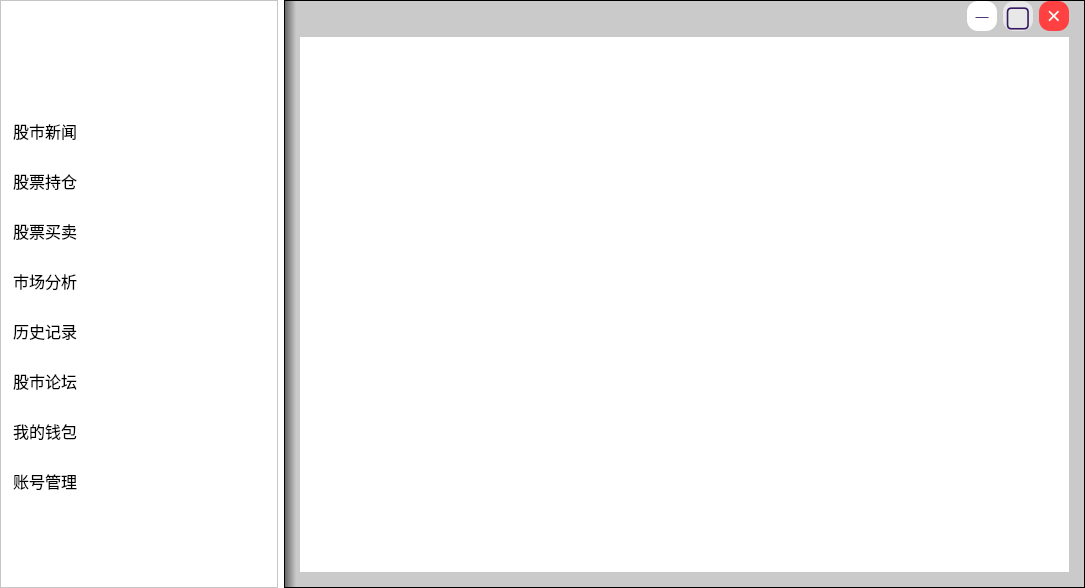
<?xml version="1.0" encoding="UTF-8"?>
<ui version="4.0">
 <class>mainprogram</class>
 <widget class="QWidget" name="mainprogram">
  <property name="geometry">
   <rect>
    <x>0</x>
    <y>0</y>
    <width>1085</width>
    <height>588</height>
   </rect>
  </property>
  <property name="minimumSize">
   <size>
    <width>820</width>
    <height>517</height>
   </size>
  </property>
  <property name="maximumSize">
   <size>
    <width>1600</width>
    <height>1000</height>
   </size>
  </property>
  <property name="windowTitle">
   <string>Form</string>
  </property>
  <property name="styleSheet">
   <string notr="true">#mainprogram{
	background-color:rgb(255, 255, 255);
}</string>
  </property>
  <layout class="QFormLayout" name="formLayout_3">
   <property name="leftMargin">
    <number>0</number>
   </property>
   <property name="topMargin">
    <number>0</number>
   </property>
   <property name="rightMargin">
    <number>0</number>
   </property>
   <property name="bottomMargin">
    <number>0</number>
   </property>
   <item row="0" column="0" colspan="2">
    <layout class="QHBoxLayout" name="horizontalLayout_3">
     <item>
      <widget class="QFrame" name="frame">
       <property name="minimumSize">
        <size>
         <width>278</width>
         <height>0</height>
        </size>
       </property>
       <property name="maximumSize">
        <size>
         <width>278</width>
         <height>16777215</height>
        </size>
       </property>
       <property name="sizeIncrement">
        <size>
         <width>0</width>
         <height>0</height>
        </size>
       </property>
       <property name="styleSheet">
        <string notr="true">#frame{
background-color:rgb(255, 255, 255);
}</string>
       </property>
       <property name="frameShape">
        <enum>QFrame::StyledPanel</enum>
       </property>
       <property name="frameShadow">
        <enum>QFrame::Raised</enum>
       </property>
       <layout class="QFormLayout" name="formLayout">
        <item row="0" column="0" colspan="2">
         <layout class="QVBoxLayout" name="verticalLayout">
          <item>
           <layout class="QHBoxLayout" name="horizontalLayout">
            <item>
             <spacer name="horizontalSpacer_2">
              <property name="orientation">
               <enum>Qt::Horizontal</enum>
              </property>
              <property name="sizeType">
               <enum>QSizePolicy::Fixed</enum>
              </property>
              <property name="sizeHint" stdset="0">
               <size>
                <width>30</width>
                <height>20</height>
               </size>
              </property>
             </spacer>
            </item>
            <item>
             <widget class="QLabel" name="label">
              <property name="minimumSize">
               <size>
                <width>70</width>
                <height>70</height>
               </size>
              </property>
              <property name="maximumSize">
               <size>
                <width>70</width>
                <height>70</height>
               </size>
              </property>
              <property name="styleSheet">
               <string notr="true">
#label{
border-image:url(:/new/prefix1/resource/ais92-gjqqx-001.ico);
}</string>
              </property>
              <property name="text">
               <string/>
              </property>
             </widget>
            </item>
            <item>
             <widget class="QLabel" name="label_2">
              <property name="minimumSize">
               <size>
                <width>70</width>
                <height>70</height>
               </size>
              </property>
              <property name="maximumSize">
               <size>
                <width>70</width>
                <height>70</height>
               </size>
              </property>
              <property name="styleSheet">
               <string notr="true">#label_2{
border-image: url(:/new/prefix1/resource/acumg-ybkhb-001.ico)
}</string>
              </property>
              <property name="text">
               <string/>
              </property>
             </widget>
            </item>
            <item>
             <spacer name="horizontalSpacer_3">
              <property name="orientation">
               <enum>Qt::Horizontal</enum>
              </property>
              <property name="sizeHint" stdset="0">
               <size>
                <width>40</width>
                <height>20</height>
               </size>
              </property>
             </spacer>
            </item>
           </layout>
          </item>
          <item>
           <spacer name="verticalSpacer">
            <property name="orientation">
             <enum>Qt::Vertical</enum>
            </property>
            <property name="sizeType">
             <enum>QSizePolicy::Fixed</enum>
            </property>
            <property name="sizeHint" stdset="0">
             <size>
              <width>20</width>
              <height>20</height>
             </size>
            </property>
           </spacer>
          </item>
          <item>
           <widget class="QListWidget" name="listWidget">
            <property name="minimumSize">
             <size>
              <width>0</width>
              <height>0</height>
             </size>
            </property>
            <property name="maximumSize">
             <size>
              <width>16777215</width>
              <height>16777215</height>
             </size>
            </property>
            <property name="font">
             <font>
              <family>等线 Light</family>
              <pointsize>12</pointsize>
              <bold>false</bold>
              <stylestrategy>PreferDefault</stylestrategy>
              <hintingpreference>PreferDefaultHinting</hintingpreference>
             </font>
            </property>
            <property name="styleSheet">
             <string notr="true">QListWidget {
	background-color: transparent;
	border: 0;
}
QListView::item {
    height: 50px;
	border-radius: 2px;
}
 QListView::Item:hover {
 background: rgb(229, 237, 248);
 }
 
QListView::Item:selected  {
	background: rgb(204, 223, 248);
	color: rgb(0, 112, 249);
}
QWidget:focus{
outline: none;
}</string>
            </property>
            <item>
             <property name="text">
              <string>股市新闻</string>
             </property>
             <property name="icon">
              <iconset resource="bg1.qrc">
               <normaloff>:/new/prefix1/resource/Calendar.png</normaloff>:/new/prefix1/resource/Calendar.png</iconset>
             </property>
            </item>
            <item>
             <property name="text">
              <string>股票持仓</string>
             </property>
             <property name="icon">
              <iconset resource="bg1.qrc">
               <normaloff>:/new/prefix1/resource/explorer.png</normaloff>:/new/prefix1/resource/explorer.png</iconset>
             </property>
            </item>
            <item>
             <property name="text">
              <string>股票买卖</string>
             </property>
             <property name="icon">
              <iconset resource="bg1.qrc">
               <normaloff>:/new/prefix1/resource/pad.png</normaloff>:/new/prefix1/resource/pad.png</iconset>
             </property>
            </item>
            <item>
             <property name="text">
              <string>市场分析</string>
             </property>
             <property name="icon">
              <iconset resource="bg1.qrc">
               <normaloff>:/new/prefix1/resource/startmenu.png</normaloff>:/new/prefix1/resource/startmenu.png</iconset>
             </property>
            </item>
            <item>
             <property name="text">
              <string>历史记录</string>
             </property>
             <property name="icon">
              <iconset resource="bg1.qrc">
               <normaloff>:/new/prefix1/resource/Systemtray.png</normaloff>:/new/prefix1/resource/Systemtray.png</iconset>
             </property>
            </item>
            <item>
             <property name="text">
              <string>股市论坛</string>
             </property>
             <property name="icon">
              <iconset resource="bg1.qrc">
               <normaloff>:/new/prefix1/resource/Network.png</normaloff>:/new/prefix1/resource/Network.png</iconset>
             </property>
            </item>
            <item>
             <property name="text">
              <string>我的钱包</string>
             </property>
             <property name="icon">
              <iconset resource="bg1.qrc">
               <normaloff>:/new/prefix1/resource/virtualdesktop.png</normaloff>:/new/prefix1/resource/virtualdesktop.png</iconset>
             </property>
            </item>
            <item>
             <property name="text">
              <string>账号管理</string>
             </property>
             <property name="icon">
              <iconset resource="bg1.qrc">
               <normaloff>:/new/prefix1/resource/ControlPlanel.png</normaloff>:/new/prefix1/resource/ControlPlanel.png</iconset>
             </property>
            </item>
           </widget>
          </item>
         </layout>
        </item>
       </layout>
      </widget>
     </item>
     <item>
      <widget class="QFrame" name="frame_2">
       <property name="minimumSize">
        <size>
         <width>0</width>
         <height>40</height>
        </size>
       </property>
       <property name="styleSheet">
        <string notr="true">
#frame_2{
background-color:qlineargradient(spread:pad, x1:0, y1:0, x2:0.015, y2:0, stop:0 rgb(94, 94, 94), stop:1 rgb(202, 202, 202));
}</string>
       </property>
       <property name="frameShape">
        <enum>QFrame::StyledPanel</enum>
       </property>
       <property name="frameShadow">
        <enum>QFrame::Raised</enum>
       </property>
       <layout class="QFormLayout" name="formLayout_2">
        <property name="leftMargin">
         <number>15</number>
        </property>
        <property name="topMargin">
         <number>0</number>
        </property>
        <property name="rightMargin">
         <number>15</number>
        </property>
        <property name="bottomMargin">
         <number>15</number>
        </property>
        <item row="0" column="0" colspan="2">
         <layout class="QVBoxLayout" name="verticalLayout_2">
          <item>
           <layout class="QHBoxLayout" name="horizontalLayout_2">
            <item>
             <spacer name="horizontalSpacer_5">
              <property name="orientation">
               <enum>Qt::Horizontal</enum>
              </property>
              <property name="sizeHint" stdset="0">
               <size>
                <width>40</width>
                <height>20</height>
               </size>
              </property>
             </spacer>
            </item>
            <item>
             <widget class="QPushButton" name="MiniButton">
              <property name="minimumSize">
               <size>
                <width>30</width>
                <height>30</height>
               </size>
              </property>
              <property name="maximumSize">
               <size>
                <width>30</width>
                <height>30</height>
               </size>
              </property>
              <property name="font">
               <font>
                <pointsize>10</pointsize>
               </font>
              </property>
              <property name="styleSheet">
               <string notr="true">QPushButton {
    border: 0;
	border-radius: 11px;
    background-color: rgb(255, 255, 255);
	color:rgb(54, 24, 97)
}
QPushButton:hover {
    background-color: rgb(194, 194, 194);
}
</string>
              </property>
              <property name="text">
               <string>—</string>
              </property>
             </widget>
            </item>
            <item>
             <widget class="QPushButton" name="MaxButton">
              <property name="minimumSize">
               <size>
                <width>30</width>
                <height>30</height>
               </size>
              </property>
              <property name="maximumSize">
               <size>
                <width>30</width>
                <height>30</height>
               </size>
              </property>
              <property name="font">
               <font>
                <pointsize>22</pointsize>
               </font>
              </property>
              <property name="styleSheet">
               <string notr="true">QPushButton {
    border: 0;
	border-radius: 11px;
    background-color: rgb(232, 232, 232);
	color:rgb(54, 24, 97)
}
QPushButton:hover {
    background-color: rgb(194, 194, 194);
}
</string>
              </property>
              <property name="text">
               <string>▢</string>
              </property>
             </widget>
            </item>
            <item>
             <widget class="QPushButton" name="CloseButton">
              <property name="minimumSize">
               <size>
                <width>30</width>
                <height>30</height>
               </size>
              </property>
              <property name="maximumSize">
               <size>
                <width>30</width>
                <height>30</height>
               </size>
              </property>
              <property name="font">
               <font>
                <pointsize>18</pointsize>
               </font>
              </property>
              <property name="styleSheet">
               <string notr="true">QPushButton {
    border: 0;
	border-radius: 11px;
    background-color: rgb(255, 65, 65);
	color:rgb(255, 255, 255)
}
QPushButton:hover {
    background-color: rgb(141, 0, 0);
}
</string>
              </property>
              <property name="text">
               <string>×</string>
              </property>
             </widget>
            </item>
           </layout>
          </item>
          <item>
           <widget class="QStackedWidget" name="stackedWidget">
            <property name="styleSheet">
             <string notr="true">
#stackedWidget{
background-color:rgb(255, 255, 255);
}</string>
            </property>
           </widget>
          </item>
         </layout>
        </item>
       </layout>
      </widget>
     </item>
    </layout>
   </item>
  </layout>
 </widget>
 <resources>
  <include location="bg1.qrc"/>
 </resources>
 <connections>
  <connection>
   <sender>listWidget</sender>
   <signal>currentRowChanged(int)</signal>
   <receiver>stackedWidget</receiver>
   <slot>setCurrentIndex(int)</slot>
   <hints>
    <hint type="sourcelabel">
     <x>218</x>
     <y>511</y>
    </hint>
    <hint type="destinationlabel">
     <x>568</x>
     <y>389</y>
    </hint>
   </hints>
  </connection>
 </connections>
</ui>
